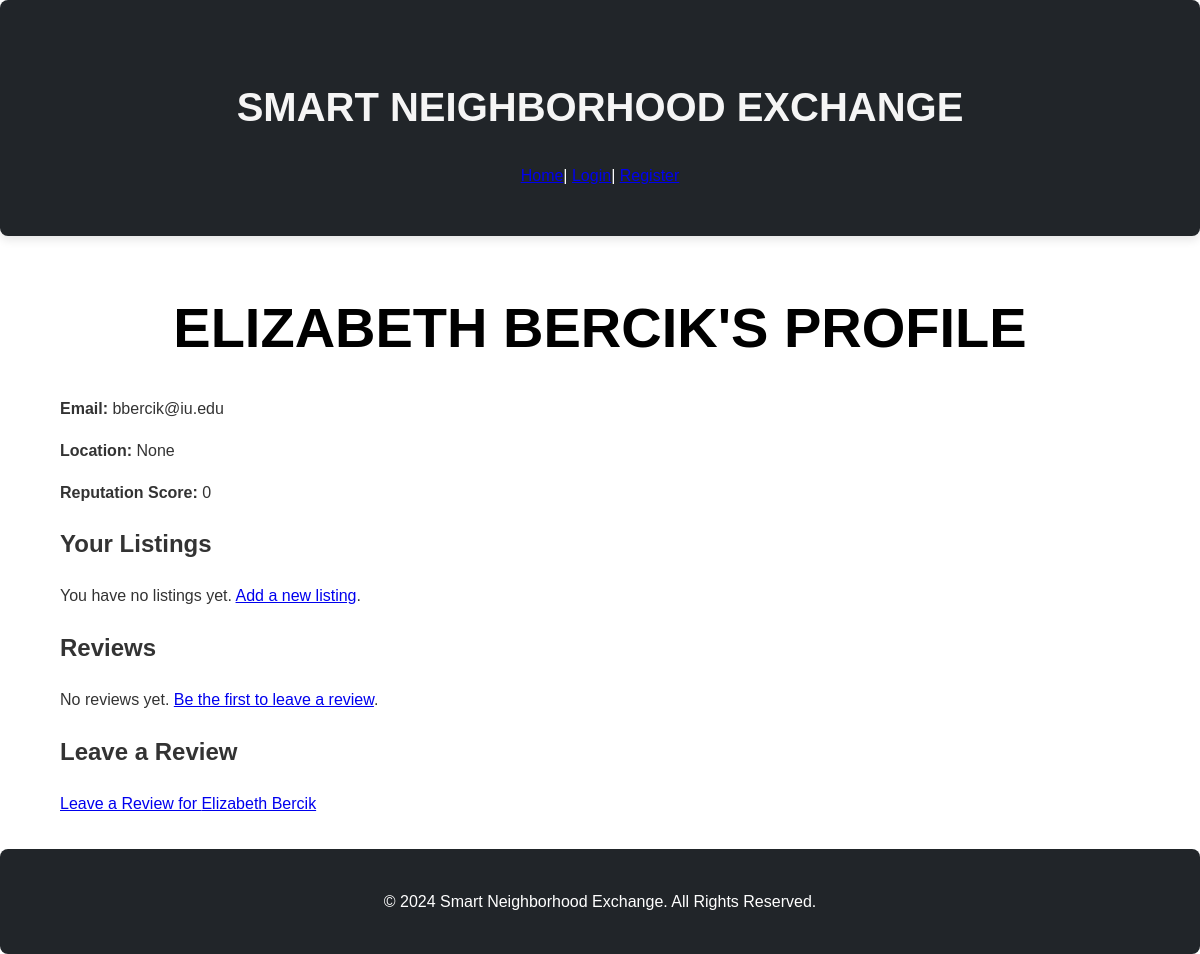
Before: /profile/1 with the older database file.
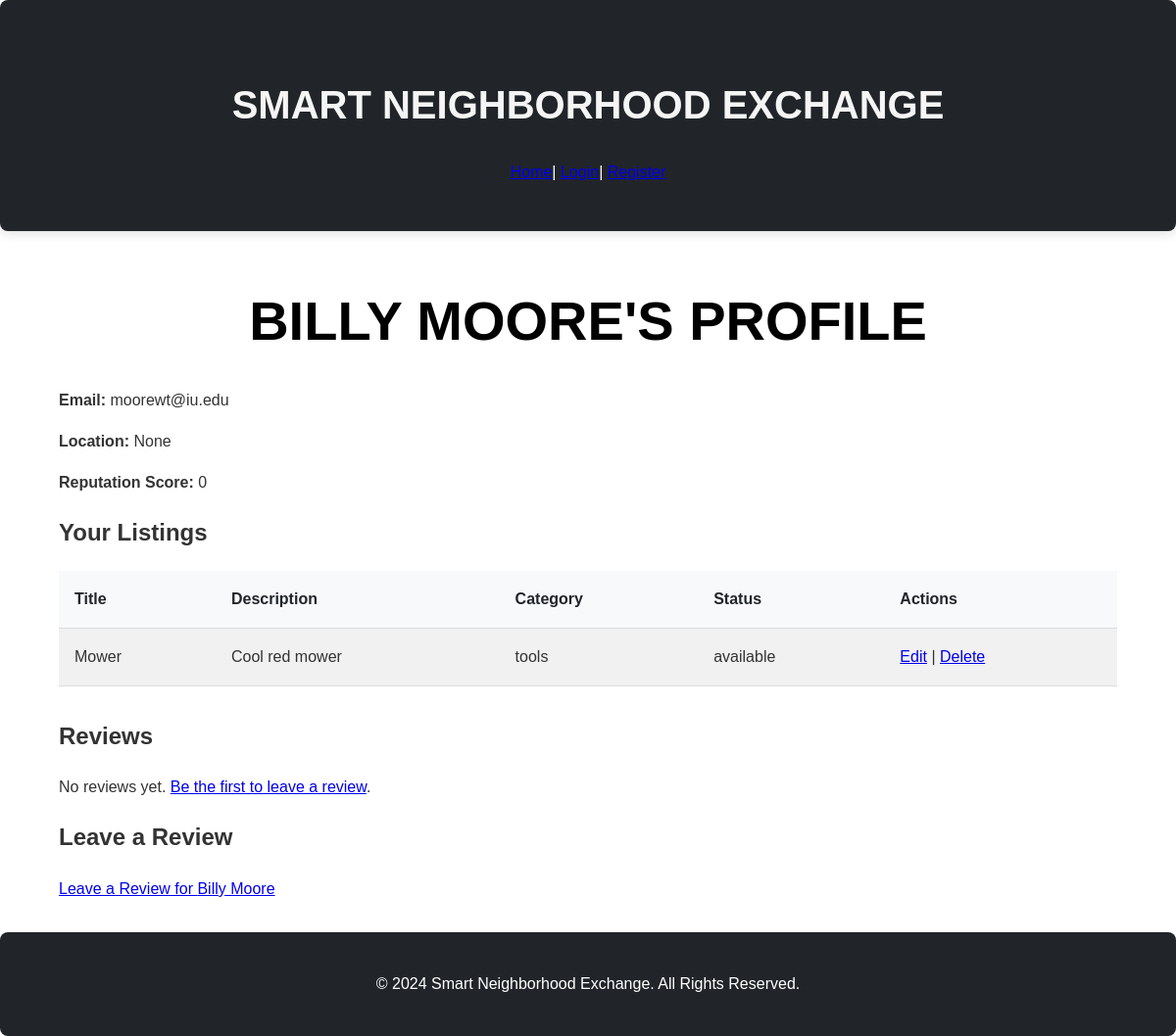
After: the same page with the newer database file.
### tables this page shows
CREATE TABLE users (
    id INTEGER PRIMARY KEY AUTOINCREMENT,
    name TEXT NOT NULL,
    email TEXT NOT NULL UNIQUE,
    password TEXT NOT NULL,
    profile_image TEXT,
    location TEXT,
    reputation_score INTEGER DEFAULT 0
);

CREATE TABLE listings (
    id INTEGER PRIMARY KEY AUTOINCREMENT,
    user_id INTEGER NOT NULL,
    title TEXT NOT NULL,
    description TEXT NOT NULL,
    category TEXT NOT NULL,
    status TEXT DEFAULT 'available',
    date_posted TEXT NOT NULL,
    image_url TEXT,
    FOREIGN KEY (user_id) REFERENCES users (id)
);

### app.py (the view)
@app.route('/profile/<int:user_id>')
def profile(user_id):
    conn = get_db_connection()
    user = conn.execute('SELECT * FROM users WHERE id = ?', (user_id,)).fetchone()
    if user is None:
        conn.close()
        flash('User not found.', 'error')
        return redirect(url_for('index'))
    user_listings = conn.execute('SELECT * FROM listings WHERE user_id = ?', (user_id,)).fetchall()
    user_reviews = conn.execute('''
        SELECT reviews.*, users.name AS reviewer_name
        FROM reviews
        JOIN users ON reviews.reviewer_id = users.id
        WHERE reviews.user_id = ?
    ''', (user_id,)).fetchall()
    conn.close()
    return render_template('profile.html', user=user, user_listings=user_listings, user_reviews=user_reviews)

### app.py (called while the page is built)
def get_db_connection():
    conn = sqlite3.connect('birthdays.db')  # SQLite database file
    conn.row_factory = sqlite3.Row  # Enables dictionary-like access
    return conn

### templates/profile.html (shortened to what this page needs)
{% extends "layout.html" %}
{% block body %}
    <div class="container">
        <section class="profile-details">
            <h1>{{ user['name'] }}'s Profile</h1>
            <p><strong>Email:</strong> {{ user['email'] }}</p>
            <p><strong>Location:</strong> {{ user['location'] }}</p>
            <p><strong>Reputation Score:</strong> {{ user['reputation_score'] }}</p>
        </section>
        <section class="user-listings">
            <h2>Your Listings</h2>
            {% if user_listings %}
            <table>
                <thead>
                    <tr>
                        <th>Title</th>
                        <th>Description</th>
                        <th>Category</th>
                        <th>Status</th>
                        <th>Actions</th>
                    </tr>
                </thead>
                <tbody>
                    {% for listing in user_listings %}
                    <tr>
                        <td>{{ listing['title'] }}</td>
                        <td>{{ listing['description'] }}</td>
                        <td>{{ listing['category'] }}</td>
                        <td>{{ listing['status'] }}</td>
                        <td>
                            <a href="{{ url_for('edit_listing', listing_id=listing['id']) }}">Edit</a> |
                            <a href="{{ url_for('delete_listing', listing_id=listing['id']) }}">Delete</a>
                        </td>
                    </tr>
                    {% endfor %}
                </tbody>
            </table>
            {% else %}
            <p>You have no listings yet. <a href="{{ url_for('add_listing') }}">Add a new listing</a>.</p>
            {% endif %}
        </section>
        <section class="user-reviews">
            <h2>Reviews</h2>
            {% if user_reviews %}
            <table>
                <thead>
                    <tr>
                        <th>Reviewer</th>
                        <th>Rating</th>
                        <th>Comment</th>
                        <th>Date</th>
                    </tr>
                </thead>
                <tbody>
                    {% for review in user_reviews %}
                    <tr>
                        <td>{{ review['reviewer_name'] }}</td>
                        <td>{{ review['rating'] }}/5</td>
                        <td>{{ review['comment'] }}</td>
                        <td>{{ review['date_posted'] }}</td>
                    </tr>
                    {% endfor %}
                </tbody>
            </table>
            {% else %}
            <p>No reviews yet. <a href="{{ url_for('leave_review', user_id=user['id']) }}">Be the first to leave a review</a>.</p>
            {% endif %}
        </section>
        <section class="leave-review">
            <h2>Leave a Review</h2>
            <p><a href="{{ url_for('leave_review', user_id=user['id']) }}">Leave a Review for {{ user['name'] }}</a></p>
        </section>
    </div>
{% endblock %}

### templates/layout.html (shortened to what this page needs)
<!DOCTYPE html>
<html>
    <head>
        <link rel="stylesheet" href="{{ url_for('static', filename='styles.css') }}">
    </head>
    <body>
        <header class="header">
            <h1 id="main-heading">Smart Neighborhood Exchange</h1>
            <nav>
                <a href="{{ url_for('index') }}">Home</a>|
                    {% if 'user_id' in session %}
                        <a href="{{ url_for('dashboard') }}">Dashboard</a>|
                        <a href="{{ url_for('listings') }}">Listings</a>|
                        <a href="{{ url_for('messages', user_id=session['user_id']) }}">Messages</a>|
                        <a href="{{ url_for('bookings') }}">Bookings</a>|
                        <a href="{{ url_for('logout') }}">Logout</a>
                    {% else %}
                        <a href="{{ url_for('login') }}">Login</a>|
                        <a href="{{ url_for('register') }}">Register</a>
                    {% endif %}
            </nav>
        </header>
        <main>
            {% block body %}
            {% endblock %}
        </main>
        <footer class="footer">
            <p>&copy; 2024 Smart Neighborhood Exchange. All Rights Reserved.</p>
        </footer>
    </body>
</html>

### static/styles.css (style rules this page uses)
body { background-color: #fff; color: #333; font-size: 1rem; font-weight: 400; line-height: 1.6; margin: 0; text-align: left; font-family: 'Arial', sans-serif; }
.container { margin-left: auto; margin-right: auto; padding: 0 20px; width: 90%; }
.header { background-color: #212529; color: #fff; margin-bottom: 2rem; padding: 3rem 1.5rem; text-align: center; border-radius: 8px; box-shadow: 0 4px 10px rgba(0, 0, 0, 0.1); }
h1 { font-family: 'Montserrat', sans-serif; font-size: 3.5rem; font-weight: 700; color:black; margin-bottom: 1.5rem; text-transform: uppercase; text-align: center; }
table { background-color: transparent; margin-bottom: 2rem; width: 100%; border-collapse: collapse; }
table th, table td { padding: 1rem; vertical-align: middle; border-bottom: 1px solid #ddd; text-align: left; }
table th { background-color: #f8f9fa; font-weight: 600; color: #212529; }
tbody tr:nth-of-type(odd) { background-color: #f1f1f1; }
footer { background-color: #212529; color: #fff; padding: 1.5rem 0; text-align: center; margin-top: 2rem; border-radius: 8px; }
#main-heading { color: whitesmoke; font-size: 2.5rem; text-align: center; }

Changed rows visible on the page:
changed users: name "ELIZABETH BERCIK" → "BILLY MOORE"; email "bbercik@iu.edu" → "moorewt@iu.edu"; name "Elizabeth Bercik" → "Billy Moore"
added listings: title "Mower", description "Cool red mower", category "tools", status "available"
Other visible differences:
text no longer shown: "You have no listings yet. Add a new listing ."
text now shown: "Title Description Category Status Actions"
